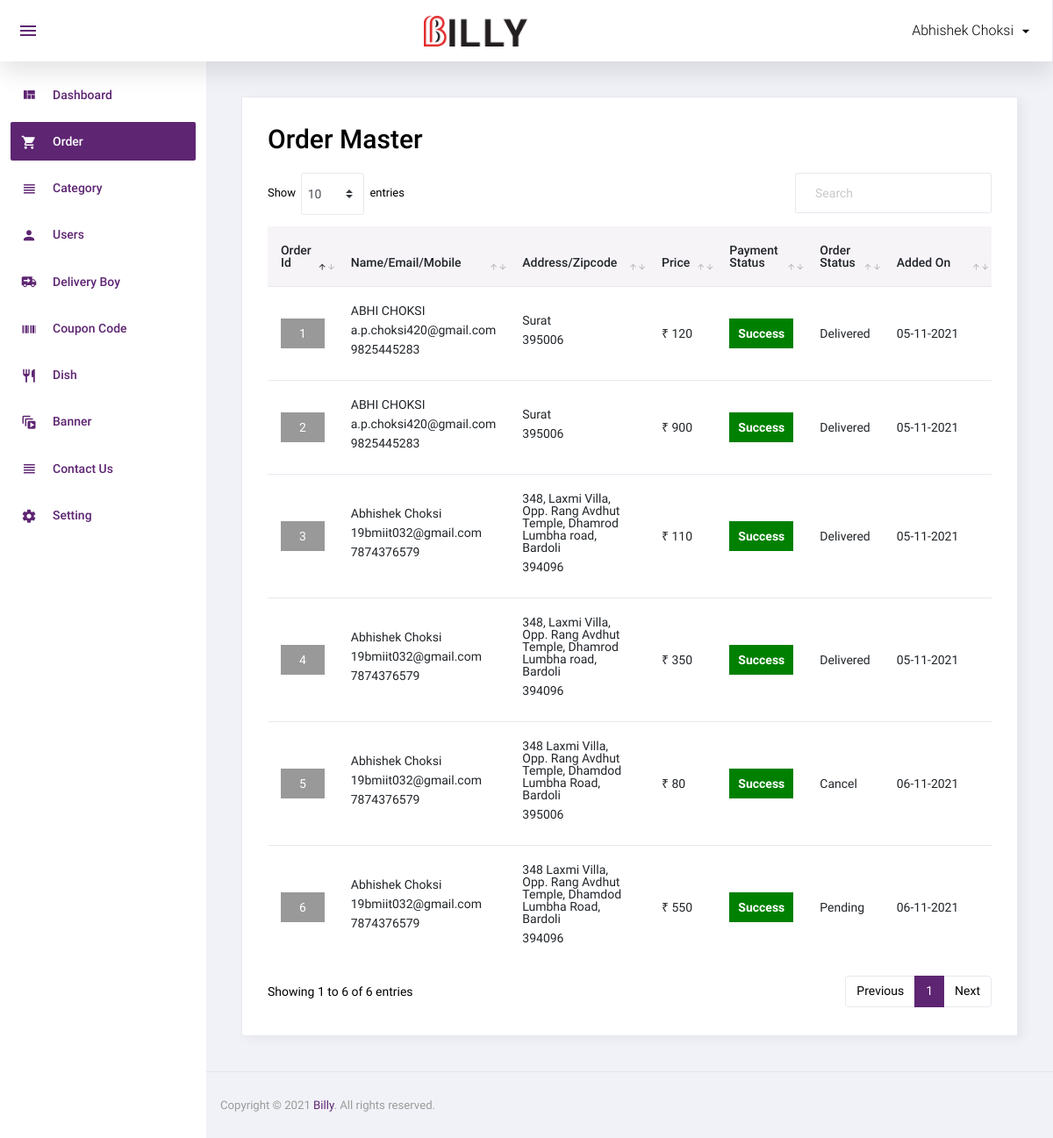
/admin/order.php (signed in), run on an earlier commit of the app's database.
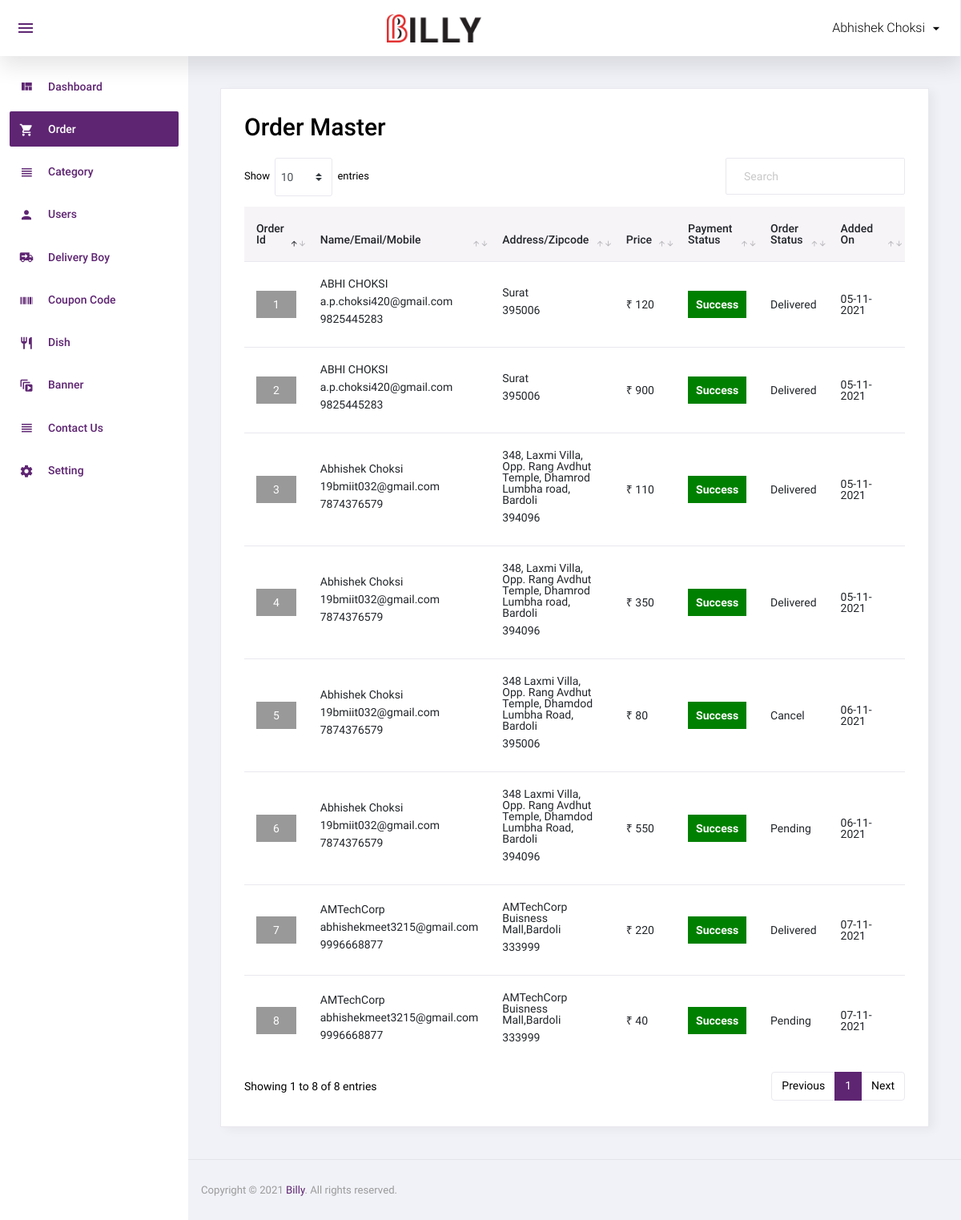
And on a later commit of the database.
### tables this page shows
CREATE TABLE IF NOT EXISTS `order_master` (
  `id` int NOT NULL AUTO_INCREMENT,
  `user_id` int NOT NULL,
  `name` varchar(50) NOT NULL,
  `email` varchar(50) NOT NULL,
  `mobile` varchar(50) NOT NULL,
  `address` text NOT NULL,
  `total_price` float NOT NULL,
  `final_price` float NOT NULL,
  `coupon_code` varchar(20) NOT NULL,
  `zipcode` int NOT NULL,
  `delivery_boy_id` int NOT NULL,
  `payment_status` varchar(20) NOT NULL,
  `payment_type` varchar(10) NOT NULL,
  `payment_id` varchar(100) NOT NULL,
  `order_status` int NOT NULL,
  `cancel_by` enum('user','admin') NOT NULL,
  `cancel_at` datetime NOT NULL,
  `added_on` datetime NOT NULL,
  `delivered_on` datetime NOT NULL,
  PRIMARY KEY (`id`)
);

CREATE TABLE IF NOT EXISTS `order_status` (
  `id` int NOT NULL AUTO_INCREMENT,
  `order_status` varchar(50) NOT NULL,
  PRIMARY KEY (`id`)
);

### admin/order.php (the view, shortened to what this page needs)
<?php
include('top.php');
$sql = "select order_master.*,order_status.order_status as order_status_str from order_master,order_status where order_master.order_status=order_status.id order by order_master.id desc";
$res = mysqli_query($con, $sql);
?>
<div class="card">
	<div class="card-body">
		<h1 class="grid_title">Order Master</h1>
		<div class="row grid_box">
			<div class="col-12">
				<div class="table-responsive">
					<table id="order-listing" class="table">
						<thead>
							<tr>
								<th width="5%">Order Id</th>
								<th width="20%">Name/Email/Mobile</th>
								<th width="20%">Address/Zipcode</th>
								<th width="5%">Price</th>
								<th width="10%">Payment Status</th>
								<th width="10%">Order Status</th>
								<th width="20%">Added On</th>
							</tr>
						</thead>
						<tbody>
							<?php if (mysqli_num_rows($res) > 0) {
								while ($row = mysqli_fetch_assoc($res)) {
							?>
									<tr>
										<td>
											<div class="div_order_id">
												<a href="order_detail.php?id=<?php echo $row['id'] ?>"><?php echo $row['id'] ?></a>
											</div>
										</td>
										<td>
											<p><?php echo $row['name'] ?></p>
											<p><?php echo $row['email'] ?></p>
											<p><?php echo $row['mobile'] ?></p>
										<td>
											<p><?php echo $row['address'] ?></p>
											<p><?php echo $row['zipcode'] ?></p>
										</td>
										<td style="font-size:14px;">₹ <?php echo $row['total_price'] ?><br />
										</td>
										<td>
											<div class="payment_status payment_status_<?php echo $row['payment_status'] ?>"><?php echo ucfirst($row['payment_status']) ?></div>
										</td>
										<td><?php echo $row['order_status_str'] ?></td>
										<td>
											<?php
											$dateStr = strtotime($row['added_on']);
											echo date('d-m-Y', $dateStr)
											?>
										</td>
									</tr>
								<?php
								}
							} else { ?>
								<tr>
									<td colspan="5">No data found</td>
								</tr>
							<?php } ?>
						</tbody>
					</table>
				</div>
			</div>
		</div>
	</div>
</div>
<?php include('footer.php'); ?>

### admin/top.php (shortened to what this page needs)
<!DOCTYPE html>
<html lang="en">
<head>
  <link rel="stylesheet" href="assets/css/materialdesignicons.min.css">
  <link rel="stylesheet" href="assets/css/vendor.bundle.base.css">
  <link rel="stylesheet" href="assets/css/dataTables.bootstrap4.css">
  <link rel="stylesheet" href="assets/css/bootstrap-datepicker.min.css">
  <link rel="stylesheet" href="assets/css/style.css">
</head>
<body class="sidebar-light">
  <div class="container-scroller">
    <nav class="navbar col-lg-12 col-12 p-0 fixed-top d-flex flex-row">
      <div class="navbar-menu-wrapper d-flex align-items-stretch justify-content-between">
        <ul class="navbar-nav mr-lg-2 d-none d-lg-flex">
          <li class="nav-item nav-toggler-item">
            <button class="navbar-toggler align-self-center" type="button" data-toggle="minimize">
              <span class="mdi mdi-menu"></span>
            </button>
          </li>
        </ul>
        <div class="text-center navbar-brand-wrapper d-flex align-items-center justify-content-center">
          <a class="navbar-brand brand-logo" href="index.php"><img src="http://127.0.0.1/food_ordering/assets/img/logo/logo.png" alt="logo" style="height: 35px;width: 118px;" /></a>
        </div>
        <ul class="navbar-nav navbar-nav-right">
          <li class="nav-item nav-profile dropdown">
            <a class="nav-link dropdown-toggle" href="#" data-toggle="dropdown" id="profileDropdown">
              <span class="nav-profile-name"><?php echo $_SESSION['ADMIN_USER'] ?></span>
            </a>
          </li>
        </ul>
      </div>
    </nav>
    <div class="container-fluid page-body-wrapper">
      <nav class="sidebar sidebar-offcanvas" id="sidebar">
        <ul class="nav">
          <li class="nav-item">
            <a class="nav-link" href="index.php">
              <i class="mdi mdi-view-quilt menu-icon"></i>
              <span class="menu-title">Dashboard</span>
            </a>
          </li>
          <li class="nav-item">
            <a class="nav-link" href="order.php">
              <i class="mdi mdi-cart menu-icon"></i>
              <span class="menu-title">Order</span>
            </a>
          </li>
          <li class="nav-item">
            <a class="nav-link" href="category.php">
              <i class="mdi mdi-view-headline menu-icon"></i>
              <span class="menu-title">Category</span>
            </a>
          </li>
          <li class="nav-item">
            <a class="nav-link" href="user.php">
              <i class="mdi mdi-account menu-icon"></i>
              <span class="menu-title">Users</span>
            </a>
          </li>
          <li class="nav-item">
            <a class="nav-link" href="delivery_boy.php">
              <i class="mdi mdi-truck-delivery menu-icon"></i>
              <span class="menu-title">Delivery Boy</span>
            </a>
          </li>
          <li class="nav-item">
            <a class="nav-link" href="coupon_code.php">
              <i class="mdi mdi-barcode menu-icon"></i>
              <span class="menu-title">Coupon Code</span>
            </a>
          </li>
          <li class="nav-item">
            <a class="nav-link" href="dish.php">
              <i class="mdi mdi-silverware-fork-knife menu-icon"></i>
              <span class="menu-title">Dish</span>
            </a>
          </li>
          <li class="nav-item">
            <a class="nav-link" href="banner.php">
              <i class="mdi mdi-animation-play menu-icon"></i>
              <span class="menu-title">Banner</span>
            </a>
          </li>
          <li class="nav-item">
            <a class="nav-link" href="contact_us.php">
              <i class="mdi mdi-view-headline menu-icon"></i>
              <span class="menu-title">Contact Us</span>
            </a>
          </li>
          <li class="nav-item">
            <a class="nav-link" href="setting.php">
              <i class="mdi mdi-settings menu-icon"></i>
              <span class="menu-title">Setting</span>
            </a>
          </li>
        </ul>
      </nav>
      <div class="main-panel">
        <div class="content-wrapper">

### admin/footer.php (shortened to what this page needs)
</div>
        <footer class="footer">
          <div class="d-sm-flex justify-content-center justify-content-sm-between">
            <span class="text-muted text-center text-sm-left d-block d-sm-inline-block">Copyright © 2021 <a href="" target="_blank">Billy</a>. All rights reserved.</span>
          </div>
        </footer>
      </div>
    </div>
  </div>
</body>
</html>

What changed in the data, as far as the page shows it:
added order_master: id "8", name "AMTechCorp", email "abhishekmeet3215@gmail.com", mobile "9996668877", address "AMTechCorp Buisness Mall,Bardoli", zipcode "333999", total_price "40", payment_status "Success", order_status.order_status "Pending", added_on "07-11-2021"
added order_master: id "7", name "AMTechCorp", email "abhishekmeet3215@gmail.com", mobile "9996668877", address "AMTechCorp Buisness Mall,Bardoli", zipcode "333999", total_price "220", payment_status "Success", order_status.order_status "Delivered", added_on "07-11-2021"
Also different on the page:
text written by a page script: "Show entries Showing 1 to 6 of 6 entries Previous 1 Next" → "Show entries Showing 1 to 8 of 8 entries Previous 1 Next"
